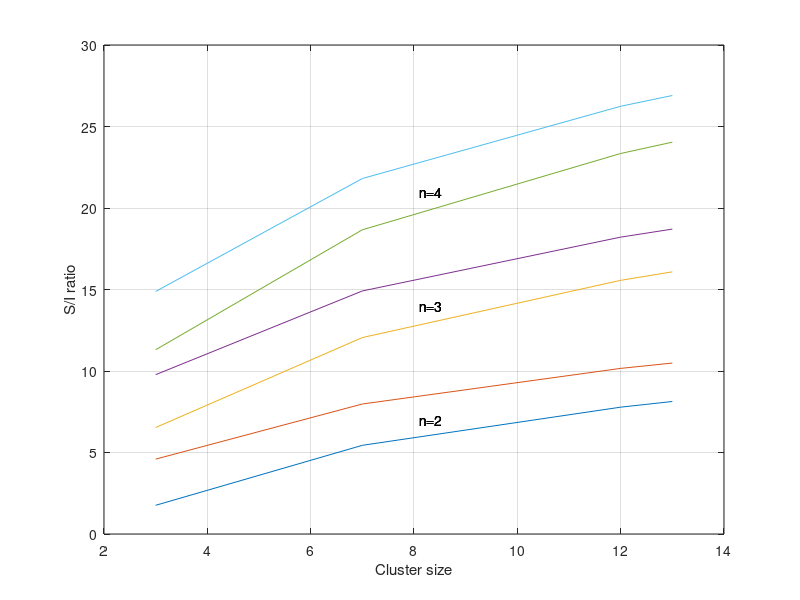

Write the MATLAB code that produced this figure.
clc;
clear all;
close all;
#calculation of N and Q
i=[1 1 2 1]
j=[1 2 2 3]
N=i.^2+i.*j+j.^2
Q=sqrt(3*N)

for n=2:1:4
  avg_SIdb=10*(log10(1./(6*Q.^-n)))
  worst_SIdb=10*log10(0.5./((Q.^-n+(Q+1).^-n)))
  plot(N,avg_SIdb,N,worst_SIdb);
  xlabel('Cluster size');
  ylabel('S/I ratio');
  hold on;
  grid on;
  text(8.1,7,'n=2');
  text(8.1,14,'n=3');
  text(8.1,21,'n=4');
  endfor;
